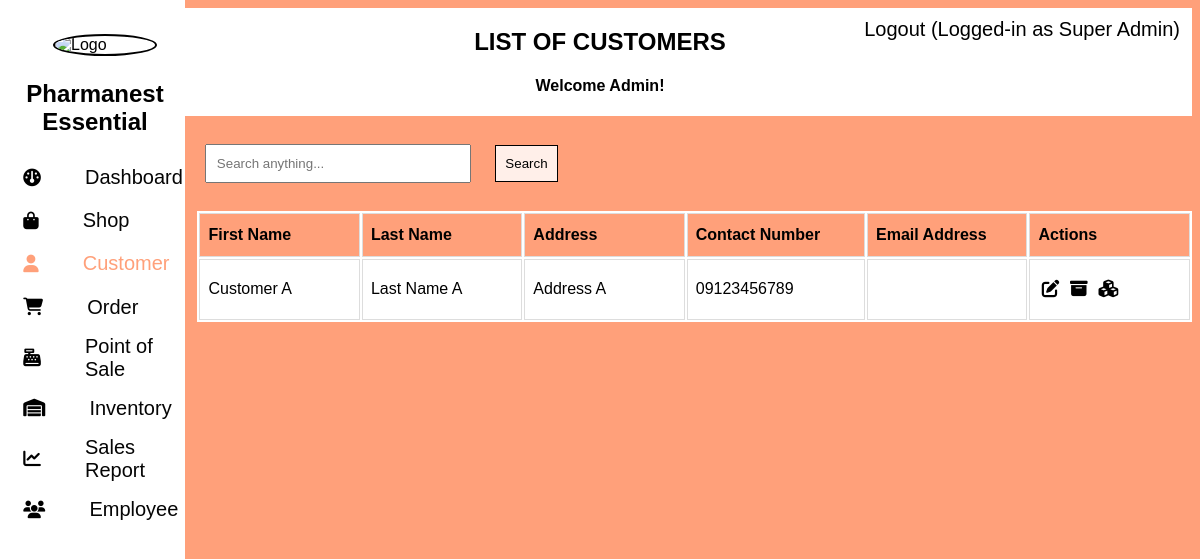
The page /admin/customer/list/index.php (signed in) on the database its author committed.
### tables this page shows
CREATE TABLE `customer` (
  `id` int(11) NOT NULL,
  `first_name` varchar(256) NOT NULL,
  `last_name` varchar(256) NOT NULL,
  `contact_number` varchar(25) NOT NULL,
  `user_id` int(11) DEFAULT NULL,
  `address` text NOT NULL,
  `date_of_birth` date DEFAULT NULL,
  `sex` varchar(7) DEFAULT NULL,
  `is_active` tinyint(1) NOT NULL DEFAULT 1
);

### admin/customer/list/index.php (the view, shortened to what this page needs)
<?php
    $base_url = $_SESSION["BASE_URL"];
    $doc_root = $_SESSION["DOC_ROOT"];
?>
<!DOCTYPE html>
<html>
    <head>
        <link rel="stylesheet" href="https://cdnjs.cloudflare.com/ajax/libs/font-awesome/6.5.1/css/all.min.css">
        <link rel="stylesheet" type="text/css" href="<?php echo $base_url;?>assets/styles/bootstrap.css">
        <link rel="stylesheet" type="text/css" href="../../styles.css">
        <link rel="stylesheet" type="text/css" href="styles.css">
    </head>
    <body>
        <?php include '../../components/side_nav.php'; ?>
        <?php
            include '../../components/top_nav.php';
        ?>
        <?php
            include($doc_root.'/utils/connect.php');
            $sqlGetCustomers = "SELECT c.first_name, c.last_name, c.address, c.contact_number, u.email, c.id AS customer_id FROM customer c
                            LEFT JOIN user u ON c.user_id=u.id
                            WHERE c.is_active=1 OR u.is_active=1";
            $filter_str = "";
            $query = NULL;
            $sqlGetCustomers .= $filter_str." ORDER BY c.id DESC";
            $result = mysqli_query($conn,$sqlGetCustomers);
        ?>
        <div class="search">
            <form method="GET" action="">
                <input type="text" value="<?php echo $query; ?>" name="query" placeholder="Search anything...">
                <button class="btns" type="submit">Search</button>
            </form>
        </div>
        <div class="table">
            <table>
                <thead>
                    <tr>
                        <th>First Name</th>
                        <th>Last Name</th>
                        <th>Address</th>
                        <th>Contact Number</th>
                        <th>Email Address</th>
                        <th>Actions</th>
                    </tr>
                </thead>
                <tbody>
                    <?php
                    while($data = mysqli_fetch_array($result)){
                    ?>
                    <tr>
                        <td><?php echo $data["first_name"];?></td>
                        <td><?php echo $data["last_name"];?></td>
                        <td><?php echo $data["address"];?></td>
                        <td><?php echo $data["contact_number"];?></td>
                        <td><?php echo $data["email"];?></td>
                        <td>
                            <a href="../edit/index.php?customer_id=<?php echo $data["customer_id"]; ?>"><i class="button-icon fas fa-pen-to-square" title="Edit"></i></a>
                            <a href="../archive/index.php?customer_id=<?php echo $data["customer_id"]; ?>"><i class="button-icon fas fa-box-archive" title="Archive"></i></a>
                            <a href="../../order/list/index.php?customer_id=<?php echo $data["customer_id"]; ?>"><i class="button-icon fas fa-cubes" title="View Orders"></i></a>
                        </td>
                    </tr>
                    <?php
                    }
                    ?>
                </tbody>
            </table>
        </div>
    </body>
</html>

### admin/styles.css (style rules this page uses)
body { background-color: lightsalmon; }
i { padding:0.8rem 0.2rem; border-radius:10px; font-size:1.10rem; cursor:pointer; margin:0 15px; transition:1s; }

### admin/customer/list/styles.css (style rules this page uses)
.search { float: right; background-color: transparent; width: 82%; padding: 1rem; margin-top: 1%; }
input { padding: 1%; width: 25%; }
.table { background-color: white; width: 84%; float: right; font-family: Arial; border-collapse: collapse; overflow:auto; margin-top: 1%; }
.table td, .table th { border: 1px solid #ddd; padding: 8px; }
th { width: 10%; }
.table th { padding-top: 12px; padding-bottom: 12px; text-align: left; background-color: lightsalmon; color: black; }
.btns { background-color: rgba(255, 255, 255, 0.836); padding: 1%; border: solid black 1px; }
button { background-color: lightsalmon; padding: 5%; margin-left: 2%; cursor: pointer; }
.button-icon { margin-right: 0px; margin-left: 0px; color: black; }

### rows shown on the page
customer: first_name "Customer A", last_name "Last Name A", address "Address A", contact_number "09123456789"

### other values the page prints
$_SESSION['user_role'] "Super Admin"
$current_page_title "LIST OF CUSTOMERS"
$_SESSION['user_first_name'] "Admin"
